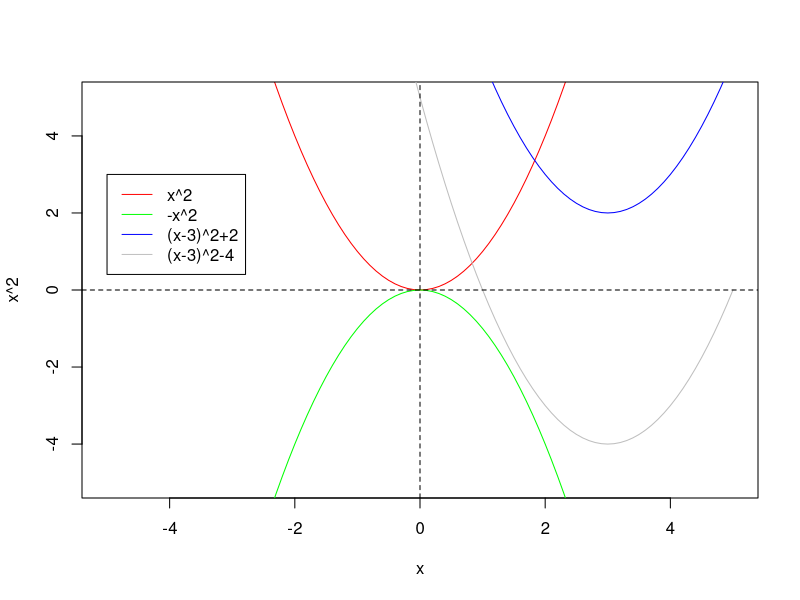

This figure's R source:
curve(x^2, -5, 5, col="red", ylim=c(-5, 5))
curve(-x^2, -5, 5, col="green", add=TRUE)
curve((x-3)^2+2, -5, 5, col="blue", add=TRUE)
curve((x-3)^2-4, -5, 5, col="grey", add=TRUE)
abline(h=0, lty=2)
abline(v=0, lty=2)
legend(-5, 3, c("x^2", "-x^2", "(x-3)^2+2", "(x-3)^2-4"), lty=1, col=c("red", "green", "blue", "grey"))